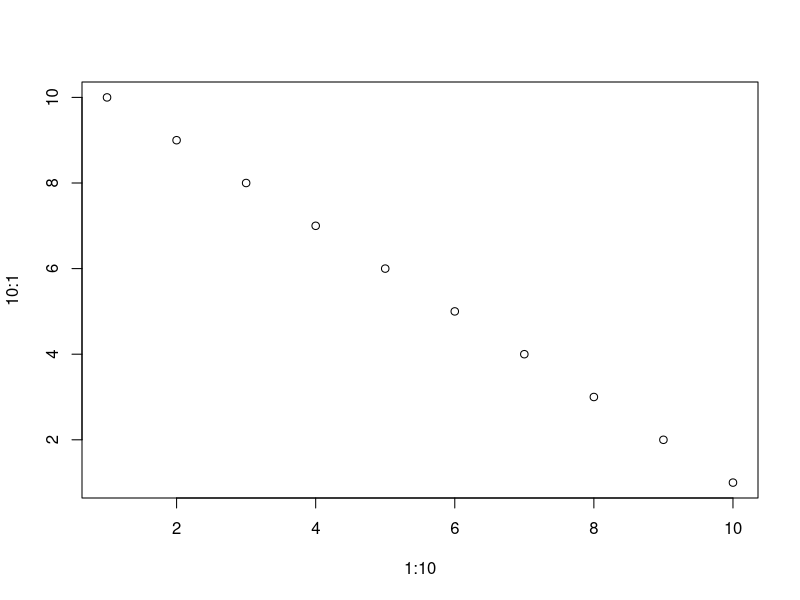
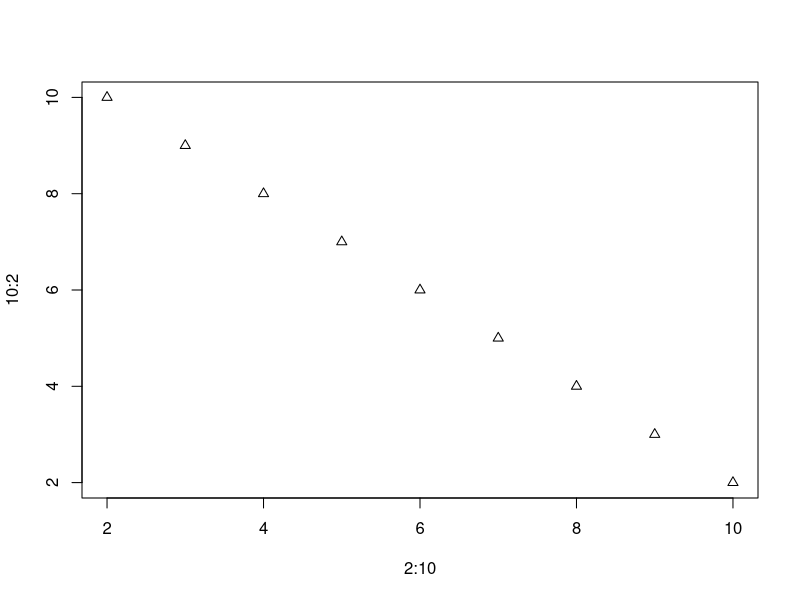
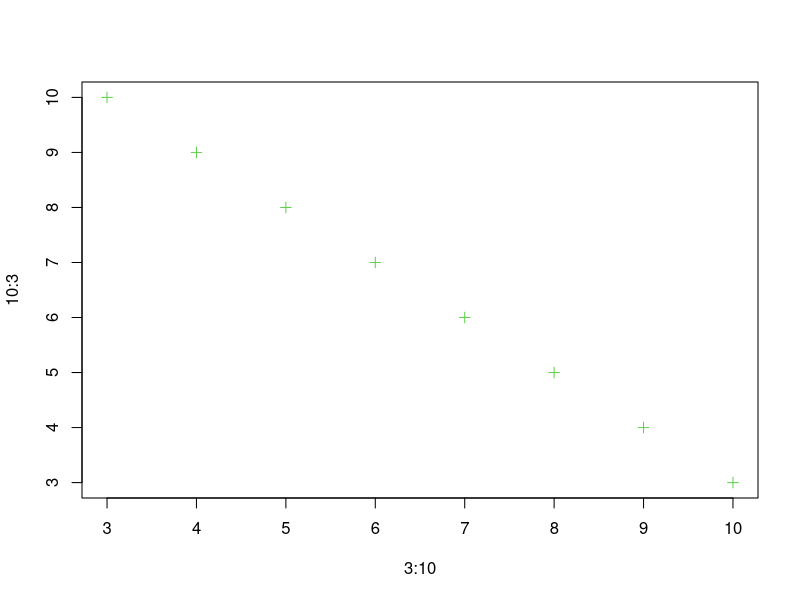
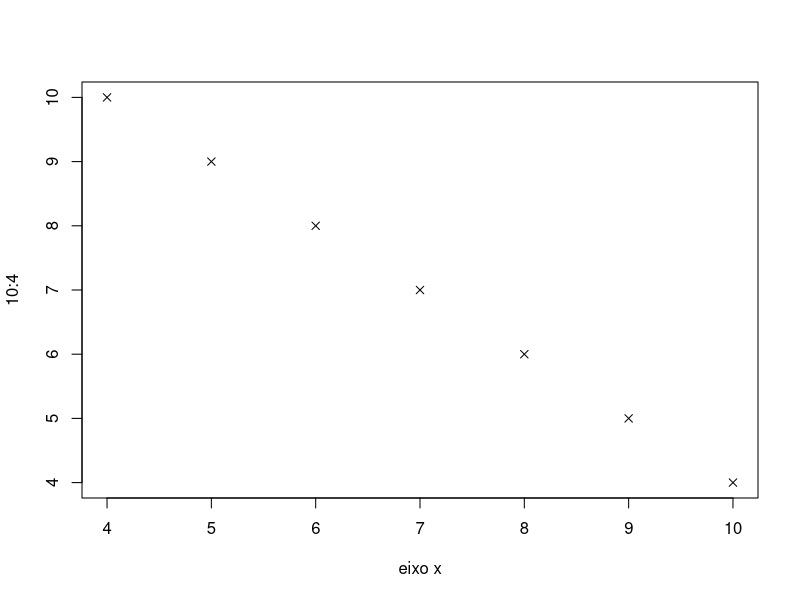
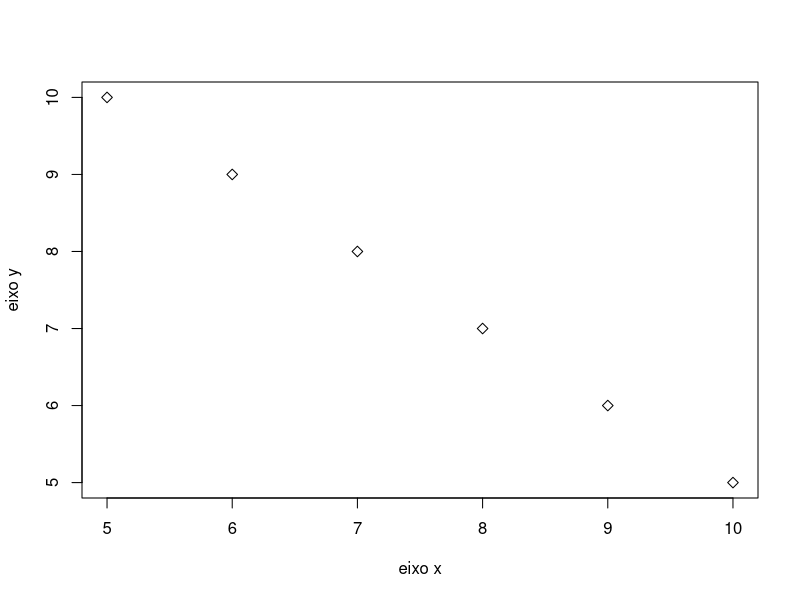
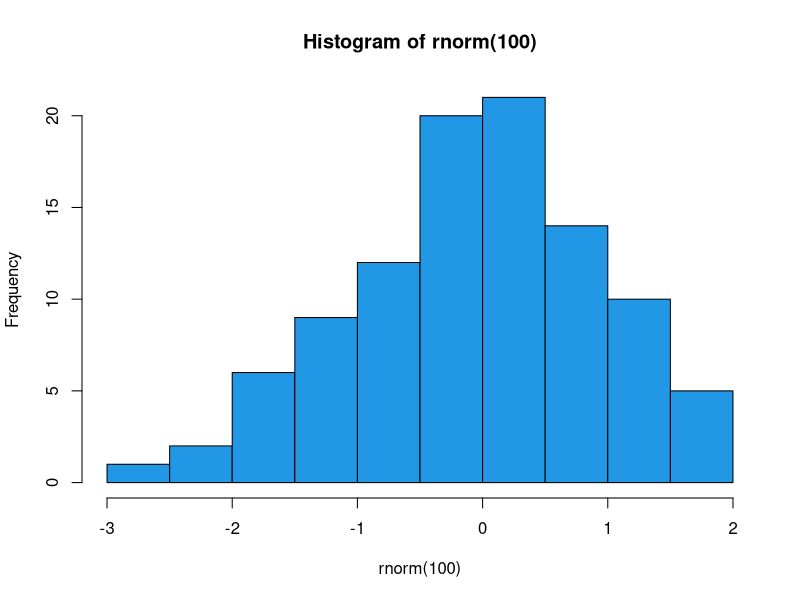
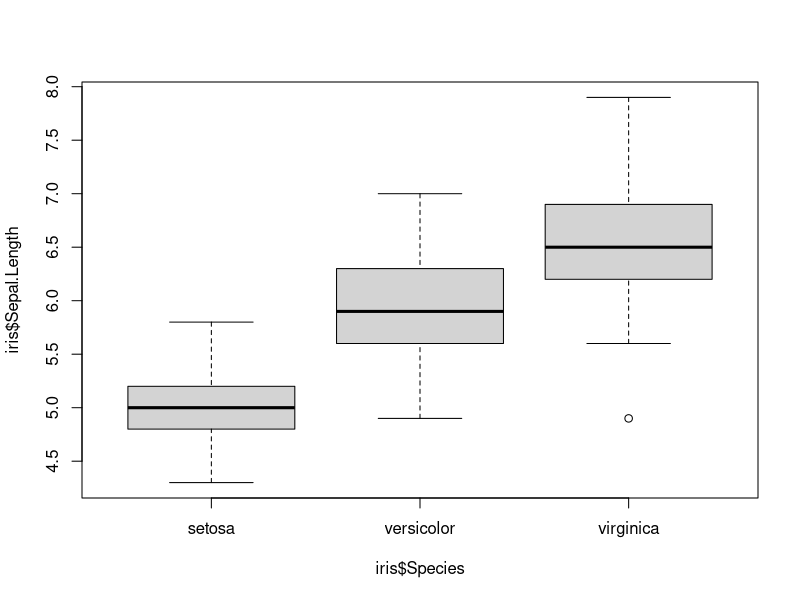

The R script that drew these images, in order:
plot(1:10,10:1)
plot(2:10,10:2,pch=2)
plot(3:10,10:3,pch=3,col=3)
plot(4:10,10:4,pch=4,xlab="eixo x")
plot(5:10,10:5,pch=5,xlab="eixo x",ylab="eixo y")


hist(rnorm(100),col=20)
arrows(2,100,2,70,col=2)


boxplot(iris$Sepal.Length~iris$Species)
